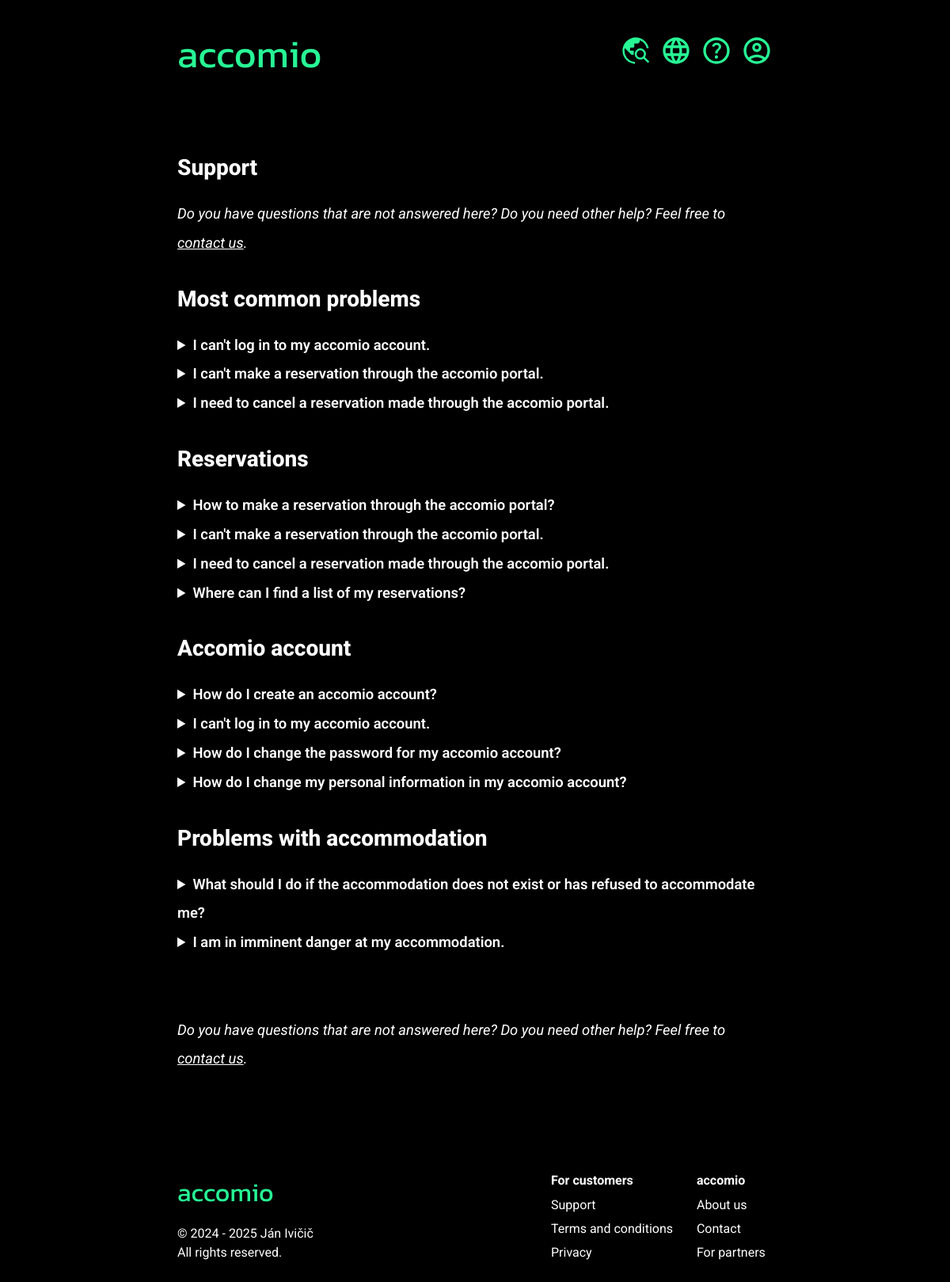
/help.php, run on the app's committed database.
### tables this page shows
CREATE TABLE `translations` (
  `id` int(11) NOT NULL,
  `original` text NOT NULL,
  `lang` text NOT NULL,
  `new` text NOT NULL
);

### help.php (the view, shortened to what this page needs)
<?php
$servername = "localhost";
$username = "root";
$password = "";
$dbname = "accomio";
$conn = new mysqli($servername, $username, $password, $dbname);
if (isset($_GET['lang'])) {
    $lang = $_GET['lang'];
    if ($lang == "en" || $lang == "de" || $lang == "sk") {
        unset($_COOKIE['lang']);
        setcookie("lang", $lang, time() + (86400 * 30), "/");
    } else {
        $lang = "en";
        unset($_COOKIE['lang']);
        setcookie("lang", "en", time() + (86400 * 30), "/");
    };
} elseif (isset($_COOKIE['lang'])) {
    $lang = $_COOKIE['lang'];
} else {
    $lang = substr($_SERVER['HTTP_ACCEPT_LANGUAGE'], 0, 2);
};
function t($original) {
    global $lang;
    $sql_lang = "SELECT * FROM translations WHERE lang = '" . $lang . "' AND original = '" . $original . "'";
    global $conn;
    $s_lang = $conn->query($sql_lang);
    if ($s_lang->num_rows > 0) {
        $res_lang = $s_lang->fetch_assoc();
        return $res_lang['new'];
    } else {
        return $original;
    }
}
?>
<!DOCTYPE html>
<html lang="<?php echo $lang; ?>">
    <head>
        <link rel='stylesheet' href='styles/basic.css'>
    </head>
    <body>
    <header>
            <div class="title" onclick="window.location.href ='/accomio'">accomio</div>
            <nav class="headerbtns">
                <a href="search" class="aimg"><div class="headerdiv" id="hi2">
                    <abbr class="headertext" id="ht2" title="<?php echo t("Vyhľadávanie");?>"><img src="styles/icons/search_world.svg" class="headerimgs"></abbr>
                </div></a>
                <a onclick="langbox()" class="aimg"><div class="headerdiv" id="hi1">
                    <abbr class="headertext" id="ht1" title="<?php echo t("Jazyk");?>"><img src="styles/icons/language.svg" class="headerimgs"></abbr>
                </div></a>
                <a href="help" class="aimg"><div class="headerdiv" id="hi2">
                    <abbr class="headertext" id="ht2" title="<?php echo t("Zákaznícka podpora");?>"><img src="styles/icons/help.svg" class="headerimgs"></abbr>
                </div></a>
                <a <?php if (isset($_SESSION["cd"])) {echo "onclick='userbox()'";} else {echo "href='login'";};?> class="aimg"><div class="headerdiv" id="hi2">
                    <abbr class="headertext" id="ht3" style="text-decoration: none; border-bottom: none;" title="<?php if (isset($_SESSION["cd"])) {echo t('Používateľ');} else {echo t('Prihláste sa/Registrujte sa');};?>"><img src="styles/icons/account.svg" class="headerimgs"></abbr>
                </div></a>
            </nav>
        </header>
        <div class="help">
            <div class="help-title"><?php echo t("Zákaznícka podpora");?></div>
            <i><?php echo t('Máte otázky, ktoré tu nie sú zodpovedané? Potrebujete inú pomoc? Neváhajte nás <a style="color:white" href="contact">kontaktovať</a>.');?></i>
            <div class="help-title"><?php echo t("Najčastejšie problémy");?></div>
            <details>
                <summary><?php echo t("Neviem sa prihlásiť do svojho účtu accomio.");?></summary>
            </details>
            <details>
                <summary><?php echo t('Neviem vytvoriť rezerváciu cez portál accomio.');?></summary>
            </details>
            <details>
                <summary><?php echo t('Potrebujem vystornovať rezerváciu vytvorenú cez portál accomio.');?></summary>
            </details>
            <div class="help-title"><?php echo t('Rezervácie');?></div>
            <details>
                <summary><?php echo t('Ako vytvorím rezerváciu cez portál accomio?');?></summary>
            </details>
            <details>
                <summary><?php echo t('Neviem vytvoriť rezerváciu cez portál accomio.');?></summary>
            </details>
            <details>
                <summary><?php echo t('Potrebujem vystornovať rezerváciu vytvorenú cez portál accomio.');?></summary>
            </details>
            <details>
                <summary><?php echo t('Kde nájdem zoznam svojich rezervácií?');?></summary>
            </details>
            <div class="help-title"><?php echo t('Účet accomio');?></div>
            <details>
                <summary><?php echo t('Ako si vytvorím účet accomio?');?></summary>
            </details>
            <details>
                <summary><?php echo t('Neviem sa prihlásiť do svojho účtu accomio.');?></summary>
            </details>
            <details>
                <summary><?php echo t('Ako si zmením heslo do svojho účtu accomio?');?></summary>
            </details>
            <details>
                <summary><?php echo t('Ako si zmením svoje osobné údaje v účte accomio?');?></summary>
            </details>
            <div class="help-title"><?php echo t('Problémy s ubytovaním');?></div>
            <details>
                <summary><?php echo t('Čo mám robiť, ak ubytovacie zariadenie neexistuje alebo ma odmietlo ubytovať?');?></summary>
            </details>
            <details>
                <summary><?php echo t('Na ubytovaní mi hrozí bezprostredné nebezpečenstvo.');?></summary>
            </details>
            <br><br><i><?php echo t('Máte otázky, ktoré tu nie sú zodpovedané? Potrebujete inú pomoc? Neváhajte nás <a style="color:white" href="contact">kontaktovať</a>.');?></i>
        </div>
        <footer id="footer">
            <div class="footer-c1">
                <div class="title" style="font-size: 4vh;">accomio</div>
                <div class="copyright">&copy; 2024 - <?php echo date("Y"); ?> Ján Ivičič<br><?php echo t("Všetky práva vyhradené.");?></div>
            </div>
            <div class="footer-c2">
                <b><?php echo t("Pre zákazníkov");?></b><br>
                <a href="help"><?php echo t("Zákaznícka podpora");?></a><br>
                <a href="terms"><?php echo t("Všeobecné podmienky");?></a><br>
                <a href="privacy"><?php echo t("Ochrana súkromia");?></a>
            </div>
            <div class="footer-c3">
                <b>accomio</b><br>
                <a href="about"><?php echo t("O nás");?></a><br>
                <a href="contact"><?php echo t("Kontakt");?></a><br>
                <a href="partners"><?php echo t("Pre partnerov");?></a>
            </div>
        </footer>
    </body>
</html>

### styles/basic.css (style rules this page uses)
body { background-color: black; }
header { padding: 3vh 18vw 0vh 18vw; background-color: black; min-height: 6vh; }
.title { font-family: "Kanit", sans-serif; font-weight: 400; font-style: normal; font-size: 6vh; color: #27f695; text-align: left; }
.headerbtns { position: absolute; right: 0; top: 0; height: 5vh; display: inline-block; padding: 5.5vh 18vw 0vh 0vw; }
.headerimgs { height: 5vh; margin: 0 0.3vw 0 0.3vw; cursor: pointer; }
.headertext { font-family: "Kanit", sans-serif; font-weight: 400; font-style: normal; font-size: 2.5vh; color: white; padding-bottom: 1.25vh; vertical-align: bottom; display: inline-block; }
.headerdiv { display: inline; }
.aimg { text-decoration: none; }
.help { color: white; font-family: "Roboto", sans-serif; font-weight: 400; font-style: normal; font-size: 2.3vh; line-height: 2; padding: 7vh 18vw 0vh 18vw; }
.help summary { font-weight: 600; cursor: pointer; }
.help-title { font-weight: 800; padding: 3vh 0 1.5vh 0; font-size: 3.5vh; }
#footer { color: white; font-family: "Roboto", sans-serif; font-weight: 400; font-style: normal; line-height: 1.9; margin-top: 15vh; margin-bottom: 10vh; white-space: nowrap; overflow: visible; }
#footer a { color: white; text-decoration: none; }
.footer-c1 { line-height: 1.5; width: 12vw; margin-left: 18vw; display: inline-block; }
.copyright { padding-top: 2vh; }
.footer-c2 { width: 10vw; margin-left: 27vw; display: inline-block; }
.footer-c3 { width: 10vw; margin-left: 5vw; display: inline-block; }

### data on the page
translations: new "Support"
translations: new "Do you have questions that are not answered here? Do you need other help? Feel free to contact us ."
translations: new "Most common problems"
translations: new "I can't log in to my accomio account."
translations: new "I can't make a reservation through the accomio portal."
translations: new "I need to cancel a reservation made through the accomio portal."
translations: new "Reservations"
translations: new "How to make a reservation through the accomio portal?"
translations: new "Where can I find a list of my reservations?"
translations: new "Accomio account"
translations: new "How do I create an accomio account?"
translations: new "How do I change the password for my accomio account?"
translations: new "How do I change my personal information in my accomio account?"
translations: new "Problems with accommodation"
translations: new "What should I do if the accommodation does not exist or has refused to accommodate me?"
translations: new "I am in imminent danger at my accommodation."
translations: new "All rights reserved."
translations: new "For customers"
translations: new "Terms and conditions"
translations: new "Privacy"
translations: new "About us"
translations: new "Contact"
translations: new "For partners"
